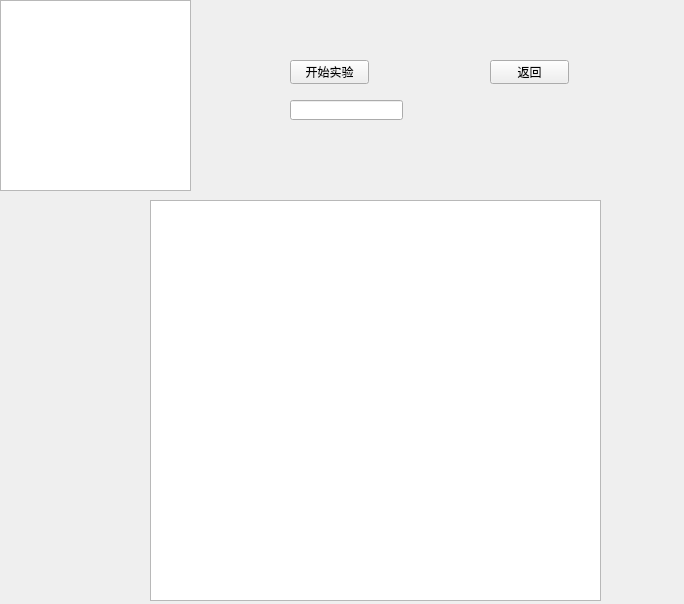
<?xml version="1.0" encoding="UTF-8"?>
<ui version="4.0">
 <class>Exp4Window</class>
 <widget class="QWidget" name="Exp4Window">
  <property name="geometry">
   <rect>
    <x>0</x>
    <y>0</y>
    <width>684</width>
    <height>604</height>
   </rect>
  </property>
  <property name="windowTitle">
   <string>Form</string>
  </property>
  <widget class="QPushButton" name="backButton">
   <property name="geometry">
    <rect>
     <x>490</x>
     <y>60</y>
     <width>79</width>
     <height>24</height>
    </rect>
   </property>
   <property name="text">
    <string>返回</string>
   </property>
  </widget>
  <widget class="QPushButton" name="startButton">
   <property name="geometry">
    <rect>
     <x>290</x>
     <y>60</y>
     <width>79</width>
     <height>24</height>
    </rect>
   </property>
   <property name="text">
    <string>开始实验</string>
   </property>
  </widget>
  <widget class="QTextEdit" name="textEdit">
   <property name="geometry">
    <rect>
     <x>0</x>
     <y>0</y>
     <width>191</width>
     <height>191</height>
    </rect>
   </property>
  </widget>
  <widget class="QTableWidget" name="tableWidget">
   <property name="geometry">
    <rect>
     <x>150</x>
     <y>200</y>
     <width>451</width>
     <height>401</height>
    </rect>
   </property>
  </widget>
  <widget class="QLineEdit" name="lineEdit">
   <property name="geometry">
    <rect>
     <x>290</x>
     <y>100</y>
     <width>113</width>
     <height>20</height>
    </rect>
   </property>
  </widget>
 </widget>
 <resources/>
 <connections/>
</ui>
